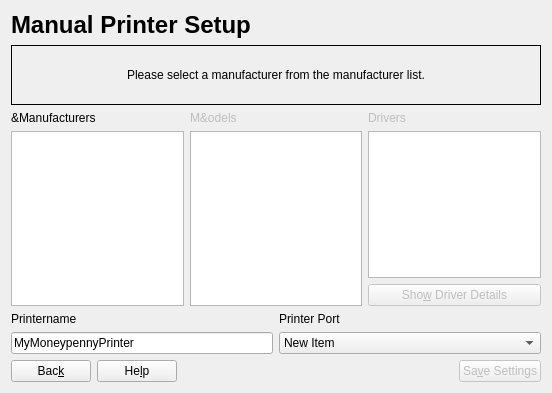
<ui version="4.0" >
 <class>GuiPrinterManualSetupBase</class>
 <widget class="QWidget" name="GuiPrinterManualSetupBase" >
  <property name="geometry" >
   <rect>
    <x>0</x>
    <y>0</y>
    <width>552</width>
    <height>393</height>
   </rect>
  </property>
  <property name="windowTitle" >
   <string>PrinterManualSetup</string>
  </property>
  <layout class="QVBoxLayout" >
   <item>
    <widget class="QLabel" name="label_manualSetup" >
     <property name="text" >
      <string>&lt;h1>Manual Printer Setup&lt;/h1></string>
     </property>
     <property name="wordWrap" >
      <bool>false</bool>
     </property>
    </widget>
   </item>
   <item>
    <widget class="QLabel" name="labelStatus" >
     <property name="minimumSize" >
      <size>
       <width>0</width>
       <height>60</height>
      </size>
     </property>
     <property name="frameShape" >
      <enum>QFrame::Box</enum>
     </property>
     <property name="text" >
      <string>Please select a manufacturer from the manufacturer list.</string>
     </property>
     <property name="alignment" >
      <set>Qt::AlignCenter</set>
     </property>
     <property name="wordWrap" >
      <bool>true</bool>
     </property>
    </widget>
   </item>
   <item>
    <layout class="QHBoxLayout" >
     <item>
      <layout class="QVBoxLayout" >
       <item>
        <widget class="QLabel" name="labelManufacturers" >
         <property name="sizePolicy" >
          <sizepolicy vsizetype="Preferred" hsizetype="Preferred" >
           <horstretch>1</horstretch>
           <verstretch>0</verstretch>
          </sizepolicy>
         </property>
         <property name="maximumSize" >
          <size>
           <width>200</width>
           <height>32767</height>
          </size>
         </property>
         <property name="text" >
          <string>&amp;Manufacturers</string>
         </property>
         <property name="wordWrap" >
          <bool>false</bool>
         </property>
        </widget>
       </item>
       <item>
        <widget class="QListWidget" name="listWidgetManufacturers" />
       </item>
      </layout>
     </item>
     <item>
      <layout class="QVBoxLayout" >
       <item>
        <widget class="QLabel" name="labelModels" >
         <property name="enabled" >
          <bool>false</bool>
         </property>
         <property name="sizePolicy" >
          <sizepolicy vsizetype="Preferred" hsizetype="Preferred" >
           <horstretch>1</horstretch>
           <verstretch>0</verstretch>
          </sizepolicy>
         </property>
         <property name="text" >
          <string>M&amp;odels</string>
         </property>
         <property name="wordWrap" >
          <bool>false</bool>
         </property>
        </widget>
       </item>
       <item>
        <widget class="QListWidget" name="listWidgetModels" />
       </item>
      </layout>
     </item>
     <item>
      <layout class="QVBoxLayout" >
       <item>
        <widget class="QLabel" name="labelDrivers" >
         <property name="enabled" >
          <bool>false</bool>
         </property>
         <property name="sizePolicy" >
          <sizepolicy vsizetype="Preferred" hsizetype="Preferred" >
           <horstretch>3</horstretch>
           <verstretch>0</verstretch>
          </sizepolicy>
         </property>
         <property name="text" >
          <string>Drivers</string>
         </property>
         <property name="wordWrap" >
          <bool>false</bool>
         </property>
        </widget>
       </item>
       <item>
        <widget class="QListWidget" name="listWidgetDrivers" />
       </item>
       <item>
        <widget class="QPushButton" name="buttonDriverDetails" >
         <property name="enabled" >
          <bool>false</bool>
         </property>
         <property name="sizePolicy" >
          <sizepolicy vsizetype="Fixed" hsizetype="Minimum" >
           <horstretch>3</horstretch>
           <verstretch>0</verstretch>
          </sizepolicy>
         </property>
         <property name="text" >
          <string>Sho&amp;w Driver Details</string>
         </property>
         <property name="shortcut" >
          <string>Alt+W</string>
         </property>
        </widget>
       </item>
      </layout>
     </item>
    </layout>
   </item>
   <item>
    <layout class="QGridLayout" >
     <item row="1" column="1" >
      <layout class="QVBoxLayout" >
       <item>
        <widget class="QLabel" name="labelPorts" >
         <property name="enabled" >
          <bool>true</bool>
         </property>
         <property name="text" >
          <string>Printer Port</string>
         </property>
         <property name="wordWrap" >
          <bool>false</bool>
         </property>
         <property name="buddy" >
          <cstring>comboBoxPorts</cstring>
         </property>
        </widget>
       </item>
       <item>
        <widget class="QComboBox" name="comboBoxPorts" >
         <property name="enabled" >
          <bool>true</bool>
         </property>
         <item>
          <property name="text" >
           <string>New Item</string>
          </property>
         </item>
        </widget>
       </item>
      </layout>
     </item>
     <item row="1" column="0" >
      <layout class="QVBoxLayout" >
       <item>
        <widget class="QLabel" name="labelPrintername" >
         <property name="text" >
          <string>Printername</string>
         </property>
         <property name="wordWrap" >
          <bool>false</bool>
         </property>
         <property name="buddy" >
          <cstring>editPrinterName</cstring>
         </property>
        </widget>
       </item>
       <item>
        <widget class="QLineEdit" name="editPrinterName" >
         <property name="sizePolicy" >
          <sizepolicy vsizetype="Fixed" hsizetype="Minimum" >
           <horstretch>0</horstretch>
           <verstretch>0</verstretch>
          </sizepolicy>
         </property>
         <property name="text" >
          <string>MyMoneypennyPrinter</string>
         </property>
        </widget>
       </item>
      </layout>
     </item>
    </layout>
   </item>
   <item>
    <layout class="QHBoxLayout" >
     <item>
      <widget class="QPushButton" name="buttonBack" >
       <property name="text" >
        <string>Bac&amp;k</string>
       </property>
       <property name="shortcut" >
        <string>Alt+K</string>
       </property>
      </widget>
     </item>
     <item>
      <widget class="QPushButton" name="buttonHelp" >
       <property name="text" >
        <string>He&amp;lp</string>
       </property>
       <property name="shortcut" >
        <string>Alt+L</string>
       </property>
      </widget>
     </item>
     <item>
      <spacer name="spacer1" >
       <property name="orientation" >
        <enum>Qt::Horizontal</enum>
       </property>
       <property name="sizeType" >
        <enum>QSizePolicy::Expanding</enum>
       </property>
       <property name="sizeHint" stdset="0" >
        <size>
         <width>331</width>
         <height>20</height>
        </size>
       </property>
      </spacer>
     </item>
     <item>
      <widget class="QPushButton" name="buttonSave" >
       <property name="enabled" >
        <bool>false</bool>
       </property>
       <property name="text" >
        <string>Sa&amp;ve Settings</string>
       </property>
      </widget>
     </item>
    </layout>
   </item>
  </layout>
 </widget>
 <layoutdefault spacing="6" margin="11" />
 <pixmapfunction>qPixmapFromMimeSource</pixmapfunction>
 <tabstops>
  <tabstop>editPrinterName</tabstop>
  <tabstop>comboBoxPorts</tabstop>
  <tabstop>buttonSave</tabstop>
  <tabstop>buttonBack</tabstop>
  <tabstop>buttonHelp</tabstop>
 </tabstops>
 <resources/>
 <connections/>
</ui>
